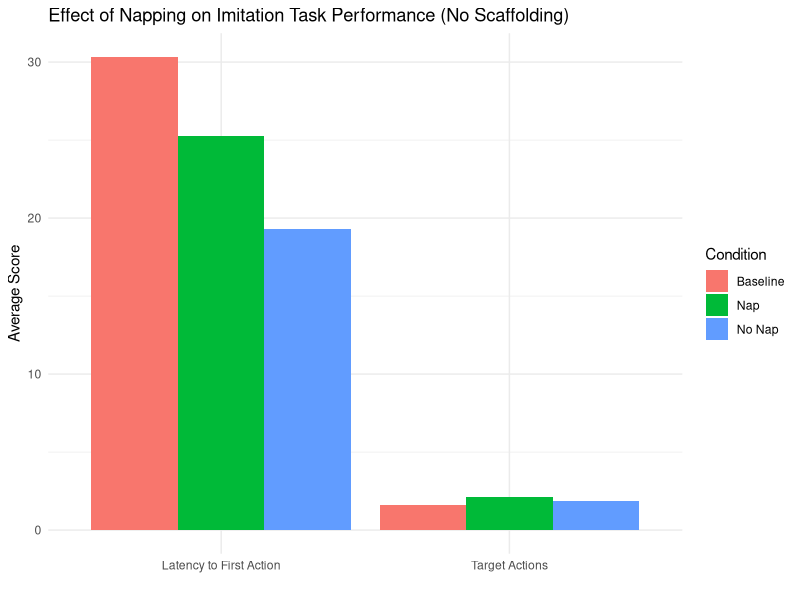

Generate this figure with R:
## ---- chunk 1
knitr::opts_chunk$set(echo = FALSE)
library(tidyverse)
library(ggplot2)
library(dplyr)
data <- read_csv("infants_data_DI_task.csv")

## ---- chunk 2

processed_data <- data %>%
  mutate(NoScaff_LTFA_Score = ifelse(is.na(NoScaff_LTFA_Score), 0, NoScaff_LTFA_Score))%>%
  group_by(condition) %>%
  summarise(
    target_actions = mean(NoScaff_Imi_Score[NoScaff_Imi_Score != 0], na.rm = TRUE),
    latency_to_first_action = mean(NoScaff_LTFA_Score[NoScaff_LTFA_Score != 0], na.rm = TRUE)
  ) %>%
  pivot_longer(cols = -condition, names_to = "metric", values_to = "average_score")

## ---- chunk 3
ggplot(processed_data, aes(x = metric, y = average_score, fill = condition)) +
  geom_bar(stat = "identity", position = "dodge") +
  labs(
    title = "Effect of Napping on Imitation Task Performance (No Scaffolding)",
    x = "",
    y = "Average Score",
    fill = "Condition"
  ) +
  scale_x_discrete(labels = c("Latency to First Action", "Target Actions")) +
  theme_minimal()
